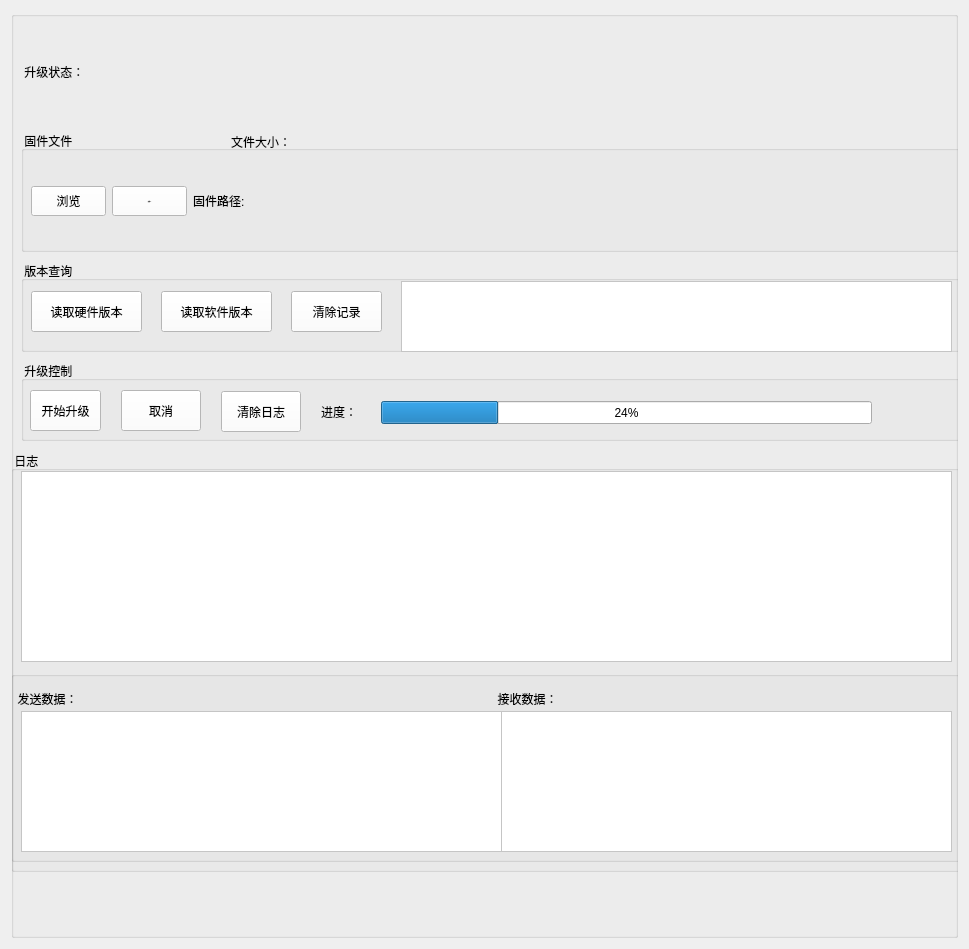
     <widget class="QWidget" name="Set">
      <attribute name="title">
       <string>IAP</string>
      </attribute>
      <layout class="QGridLayout" name="gridLayout_5">
       <item row="0" column="0">
        <layout class="QVBoxLayout" name="verticalLayout">
         <item>
          <layout class="QGridLayout" name="gridLayout_3">
           <item row="0" column="1">
            <widget class="QGroupBox" name="usartBox">
             <property name="minimumSize">
              <size>
               <width>947</width>
               <height>927</height>
              </size>
             </property>
             <property name="maximumSize">
              <size>
               <width>16777215</width>
               <height>16777215</height>
              </size>
             </property>
             <property name="sizeIncrement">
              <size>
               <width>947</width>
               <height>927</height>
              </size>
             </property>
             <property name="title">
              <string/>
             </property>
             <widget class="QGroupBox" name="firmwareGroup">
              <property name="geometry">
               <rect>
                <x>10</x>
                <y>120</y>
                <width>941</width>
                <height>121</height>
               </rect>
              </property>
              <property name="title">
               <string> 固件文件</string>
              </property>
              <widget class="QWidget" name="verticalLayoutWidget_5">
               <property name="geometry">
                <rect>
                 <x>10</x>
                 <y>30</y>
                 <width>931</width>
                 <height>81</height>
                </rect>
               </property>
               <layout class="QVBoxLayout" name="verticalLayout_7">
                <item>
                 <layout class="QHBoxLayout" name="horizontalLayout_9">
                  <item>
                   <widget class="QPushButton" name="fileButton">
                    <property name="minimumSize">
                     <size>
                      <width>75</width>
                      <height>30</height>
                     </size>
                    </property>
                    <property name="maximumSize">
                     <size>
                      <width>75</width>
                      <height>30</height>
                     </size>
                    </property>
                    <property name="styleSheet">
                     <string notr="true">background-color: rgb(255, 255, 255); /* 白色背景，可替换为其他颜色 */</string>
                    </property>
                    <property name="text">
                     <string>浏览</string>
                    </property>
                   </widget>
                  </item>
                  <item>
                   <widget class="QPushButton" name="viewButton">
                    <property name="minimumSize">
                     <size>
                      <width>75</width>
                      <height>30</height>
                     </size>
                    </property>
                    <property name="maximumSize">
                     <size>
                      <width>75</width>
                      <height>30</height>
                     </size>
                    </property>
                    <property name="font">
                     <font>
                      <family>13 Khmer UI</family>
                      <pointsize>-1</pointsize>
                      <weight>50</weight>
                      <italic>false</italic>
                      <bold>false</bold>
                     </font>
                    </property>
                    <property name="styleSheet">
                     <string notr="true">background-color: rgb(255, 255, 255); /* 白色背景，可替换为其他颜色 */</string>
                    </property>
                    <property name="text">
                     <string>查看Bin</string>
                    </property>
                   </widget>
                  </item>
                  <item>
                   <widget class="QLabel" name="labFilePath">
                    <property name="maximumSize">
                     <size>
                      <width>80</width>
                      <height>60</height>
                     </size>
                    </property>
                    <property name="sizeIncrement">
                     <size>
                      <width>80</width>
                      <height>0</height>
                     </size>
                    </property>
                    <property name="baseSize">
                     <size>
                      <width>80</width>
                      <height>0</height>
                     </size>
                    </property>
                    <property name="text">
                     <string>固件路径:</string>
                    </property>
                   </widget>
                  </item>
                  <item>
                   <widget class="QLabel" name="filePathLabel">
                    <property name="text">
                     <string/>
                    </property>
                   </widget>
                  </item>
                 </layout>
                </item>
               </layout>
              </widget>
              <widget class="QLabel" name="labFileSize">
               <property name="geometry">
                <rect>
                 <x>210</x>
                 <y>0</y>
                 <width>121</width>
                 <height>21</height>
                </rect>
               </property>
               <property name="minimumSize">
                <size>
                 <width>121</width>
                 <height>21</height>
                </size>
               </property>
               <property name="maximumSize">
                <size>
                 <width>121</width>
                 <height>21</height>
                </size>
               </property>
               <property name="text">
                <string>文件大小：</string>
               </property>
              </widget>
              <widget class="QLabel" name="fileSizeLabel">
               <property name="geometry">
                <rect>
                 <x>330</x>
                 <y>0</y>
                 <width>54</width>
                 <height>12</height>
                </rect>
               </property>
               <property name="text">
                <string/>
               </property>
              </widget>
             </widget>
             <widget class="QGroupBox" name="logGroup">
              <property name="geometry">
               <rect>
                <x>0</x>
                <y>440</y>
                <width>951</width>
                <height>421</height>
               </rect>
              </property>
              <property name="title">
               <string> 日志</string>
              </property>
              <widget class="QTextEdit" name="logTextEdit">
               <property name="geometry">
                <rect>
                 <x>10</x>
                 <y>20</y>
                 <width>931</width>
                 <height>191</height>
                </rect>
               </property>
               <property name="styleSheet">
                <string notr="true">background-color: rgb(255, 255, 255); /* 白色背景，可替换为其他颜色 */</string>
               </property>
               <property name="textColor" stdset="0">
                <color>
                 <red>0</red>
                 <green>0</green>
                 <blue>0</blue>
                </color>
               </property>
              </widget>
              <widget class="QGroupBox" name="dataGroup">
               <property name="geometry">
                <rect>
                 <x>0</x>
                 <y>220</y>
                 <width>961</width>
                 <height>191</height>
                </rect>
               </property>
               <property name="title">
                <string/>
               </property>
               <widget class="QLabel" name="label_3">
                <property name="geometry">
                 <rect>
                  <x>0</x>
                  <y>20</y>
                  <width>101</width>
                  <height>16</height>
                 </rect>
                </property>
                <property name="text">
                 <string>  发送数据：</string>
                </property>
               </widget>
               <widget class="QLabel" name="label_4">
                <property name="geometry">
                 <rect>
                  <x>480</x>
                  <y>20</y>
                  <width>101</width>
                  <height>16</height>
                 </rect>
                </property>
                <property name="text">
                 <string>  接收数据：</string>
                </property>
               </widget>
               <widget class="QTextEdit" name="receiveTextEdit">
                <property name="geometry">
                 <rect>
                  <x>490</x>
                  <y>40</y>
                  <width>451</width>
                  <height>141</height>
                 </rect>
                </property>
                <property name="styleSheet">
                 <string notr="true">background-color: rgb(255, 255, 255); /* 白色背景，可替换为其他颜色 */</string>
                </property>
               </widget>
               <widget class="QTextEdit" name="sendTextEdit">
                <property name="geometry">
                 <rect>
                  <x>10</x>
                  <y>40</y>
                  <width>481</width>
                  <height>141</height>
                 </rect>
                </property>
                <property name="styleSheet">
                 <string notr="true">background-color: rgb(255, 255, 255); /* 白色背景，可替换为其他颜色 */</string>
                </property>
               </widget>
              </widget>
             </widget>
             <widget class="QGroupBox" name="versionGroup">
              <property name="geometry">
               <rect>
                <x>10</x>
                <y>250</y>
                <width>941</width>
                <height>91</height>
               </rect>
              </property>
              <property name="title">
               <string> 版本查询</string>
              </property>
              <widget class="QPushButton" name="readHwVersionBtn">
               <property name="geometry">
                <rect>
                 <x>10</x>
                 <y>30</y>
                 <width>111</width>
                 <height>41</height>
                </rect>
               </property>
               <property name="styleSheet">
                <string notr="true">background-color: rgb(255, 255, 255); /* 白色背景，可替换为其他颜色 */</string>
               </property>
               <property name="text">
                <string>读取硬件版本</string>
               </property>
              </widget>
              <widget class="QPushButton" name="readSwVersionBtn">
               <property name="geometry">
                <rect>
                 <x>140</x>
                 <y>30</y>
                 <width>111</width>
                 <height>41</height>
                </rect>
               </property>
               <property name="styleSheet">
                <string notr="true">background-color: rgb(255, 255, 255); /* 白色背景，可替换为其他颜色 */</string>
               </property>
               <property name="text">
                <string>读取软件版本</string>
               </property>
              </widget>
              <widget class="QTextBrowser" name="versionDisplay">
               <property name="geometry">
                <rect>
                 <x>380</x>
                 <y>20</y>
                 <width>551</width>
                 <height>71</height>
                </rect>
               </property>
               <property name="styleSheet">
                <string notr="true">background-color: rgb(255, 255, 255); /* 白色背景，可替换为其他颜色 */</string>
               </property>
              </widget>
              <widget class="QPushButton" name="clearVersionBtn">
               <property name="geometry">
                <rect>
                 <x>270</x>
                 <y>30</y>
                 <width>91</width>
                 <height>41</height>
                </rect>
               </property>
               <property name="styleSheet">
                <string notr="true">background-color: rgb(255, 255, 255); /* 白色背景，可替换为其他颜色 */</string>
               </property>
               <property name="text">
                <string>清除记录</string>
               </property>
              </widget>
             </widget>
             <widget class="QGroupBox" name="upgradeGroup">
              <property name="geometry">
               <rect>
                <x>10</x>
                <y>350</y>
                <width>951</width>
                <height>80</height>
               </rect>
              </property>
              <property name="title">
               <string> 升级控制</string>
              </property>
              <widget class="QPushButton" name="startUpgradeButton">
               <property name="geometry">
                <rect>
                 <x>9</x>
                 <y>29</y>
                 <width>71</width>
                 <height>41</height>
                </rect>
               </property>
               <property name="styleSheet">
                <string notr="true">background-color: rgb(255, 255, 255); /* 白色背景，可替换为其他颜色 */</string>
               </property>
               <property name="text">
                <string>开始升级</string>
               </property>
              </widget>
              <widget class="QPushButton" name="cancelButton">
               <property name="geometry">
                <rect>
                 <x>100</x>
                 <y>29</y>
                 <width>80</width>
                 <height>41</height>
                </rect>
               </property>
               <property name="styleSheet">
                <string notr="true">background-color: rgb(255, 255, 255); /* 白色背景，可替换为其他颜色 */</string>
               </property>
               <property name="text">
                <string>取消</string>
               </property>
              </widget>
              <widget class="QLabel" name="label">
               <property name="geometry">
                <rect>
                 <x>300</x>
                 <y>40</y>
                 <width>41</width>
                 <height>21</height>
                </rect>
               </property>
               <property name="text">
                <string>进度：</string>
               </property>
              </widget>
              <widget class="QProgressBar" name="progressBar">
               <property name="geometry">
                <rect>
                 <x>360</x>
                 <y>40</y>
                 <width>491</width>
                 <height>23</height>
                </rect>
               </property>
               <property name="value">
                <number>24</number>
               </property>
              </widget>
              <widget class="QPushButton" name="clearUpgradeLogBtn">
               <property name="geometry">
                <rect>
                 <x>200</x>
                 <y>30</y>
                 <width>80</width>
                 <height>41</height>
                </rect>
               </property>
               <property name="styleSheet">
                <string notr="true">background-color: rgb(255, 255, 255); /* 白色背景，可替换为其他颜色 */</string>
               </property>
               <property name="text">
                <string>清除日志</string>
               </property>
              </widget>
             </widget>
             <widget class="QLabel" name="statusLabel">
              <property name="geometry">
               <rect>
                <x>140</x>
                <y>20</y>
                <width>431</width>
                <height>81</height>
               </rect>
              </property>
              <property name="text">
               <string/>
              </property>
             </widget>
             <widget class="QLabel" name="label_2">
              <property name="geometry">
               <rect>
                <x>10</x>
                <y>40</y>
                <width>81</width>
                <height>41</height>
               </rect>
              </property>
              <property name="styleSheet">
               <string notr="true">font: 12pt &quot;Agency FB&quot;;</string>
              </property>
              <property name="text">
               <string> 升级状态：</string>
              </property>
              <property name="textFormat">
               <enum>Qt::PlainText</enum>
              </property>
             </widget>
            </widget>
           </item>
          </layout>
         </item>
        </layout>
       </item>
      </layout>
     </widget>
